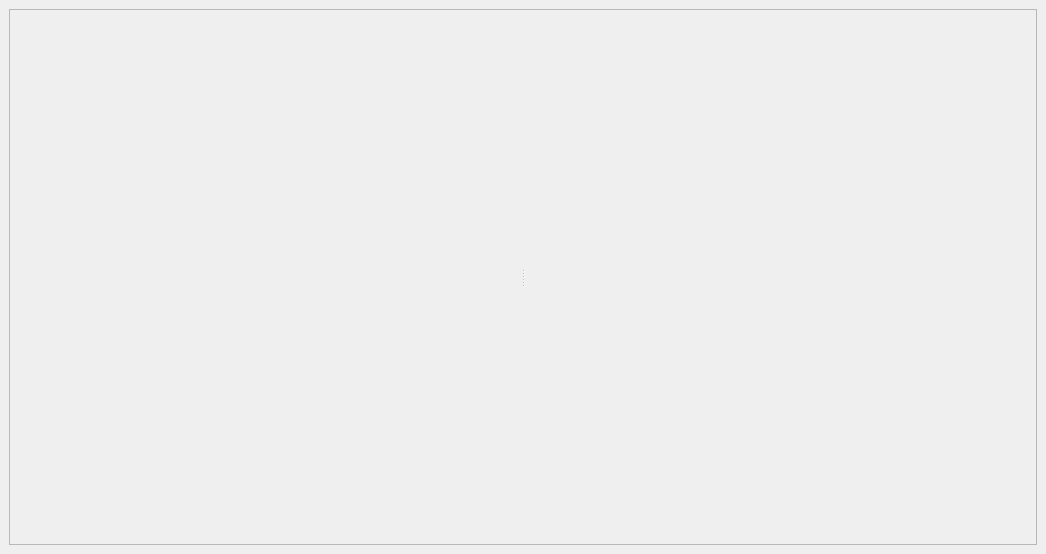
<?xml version="1.0" encoding="UTF-8"?>
<ui version="4.0">
 <class>DiagramWindow</class>
 <widget class="QMainWindow" name="DiagramWindow">
  <property name="geometry">
   <rect>
    <x>0</x>
    <y>0</y>
    <width>1046</width>
    <height>554</height>
   </rect>
  </property>
  <property name="windowTitle">
   <string>MainWindow</string>
  </property>
  <widget class="QWidget" name="centralwidget">
   <layout class="QVBoxLayout" name="verticalLayout">
    <item>
     <widget class="QFrame" name="frame_2">
      <property name="frameShape">
       <enum>QFrame::StyledPanel</enum>
      </property>
      <property name="frameShadow">
       <enum>QFrame::Sunken</enum>
      </property>
      <property name="lineWidth">
       <number>1</number>
      </property>
      <property name="midLineWidth">
       <number>1</number>
      </property>
      <layout class="QVBoxLayout" name="verticalLayout_2">
       <item>
        <widget class="QSplitter" name="splitter">
         <property name="orientation">
          <enum>Qt::Horizontal</enum>
         </property>
         <widget class="QCustomPlot" name="customplot_1" native="true">
          <property name="minimumSize">
           <size>
            <width>0</width>
            <height>0</height>
           </size>
          </property>
         </widget>
         <widget class="QCustomPlot" name="customplot_2" native="true">
          <property name="minimumSize">
           <size>
            <width>0</width>
            <height>0</height>
           </size>
          </property>
         </widget>
        </widget>
       </item>
      </layout>
     </widget>
    </item>
   </layout>
  </widget>
  <widget class="QMenuBar" name="menubar">
   <property name="geometry">
    <rect>
     <x>0</x>
     <y>0</y>
     <width>1046</width>
     <height>22</height>
    </rect>
   </property>
  </widget>
 </widget>
 <customwidgets>
  <customwidget>
   <class>QCustomPlot</class>
   <extends>QWidget</extends>
   <header>qcustomplot.h</header>
   <container>1</container>
  </customwidget>
 </customwidgets>
 <resources/>
 <connections/>
</ui>
